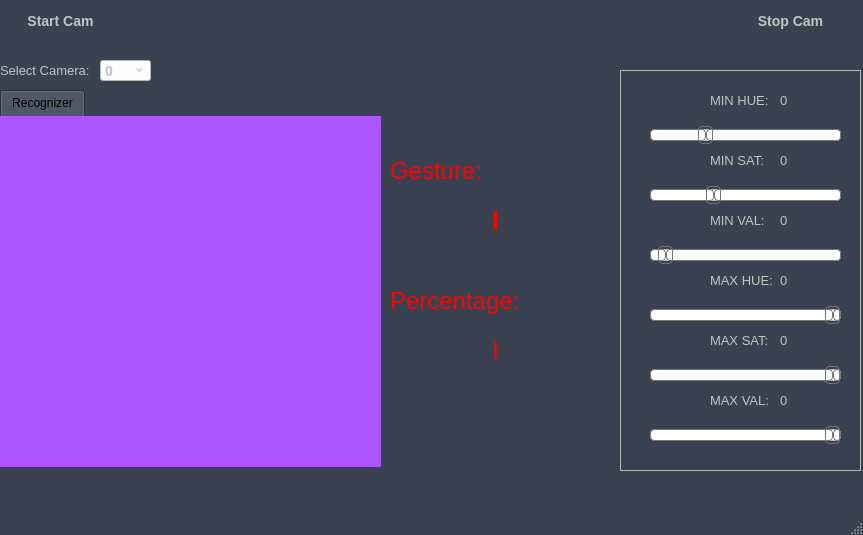
<?xml version="1.0" encoding="UTF-8"?>
<ui version="4.0">
 <class>MainWindow</class>
 <widget class="QMainWindow" name="MainWindow">
  <property name="geometry">
   <rect>
    <x>0</x>
    <y>0</y>
    <width>863</width>
    <height>535</height>
   </rect>
  </property>
  <property name="windowTitle">
   <string>MainWindow</string>
  </property>
  <property name="styleSheet">
   <string notr="true">QMainWindow{
background-color:#3A4151;
}
QPushButton{
background-color:#3A4151;
color:#C3C3C3;
font-size:14px;
font-weight:bold;
border:none;
}
QPushButton:hover{
background-color:#007D9D;
}
QComboBox{
background-color:#3A4151;
color:#C3C3C3;
font-size:14px;
font-weight:bold;

}
QLabel{
color:#C3C3C3;
}
QSlider::groove:horizontal {
border: 1px solid #bbb;
background: white;
height: 10px;
border-radius: 4px;
}

QSlider::sub-page:horizontal {
background: qlineargradient(x1: 0, y1: 0,    x2: 0, y2: 1,
    stop: 0 #66e, stop: 1 #bbf);
background: qlineargradient(x1: 0, y1: 0.2, x2: 1, y2: 1,
    stop: 0 #bbf, stop: 1 #55f);
border: 1px solid #777;
height: 10px;
border-radius: 4px;
}

QSlider::add-page:horizontal {
background: #fff;
border: 1px solid #777;
height: 10px;
border-radius: 4px;
}

QSlider::handle:horizontal {
background: qlineargradient(x1:0, y1:0, x2:1, y2:1,
    stop:0 #eee, stop:1 #ccc);
border: 1px solid #777;
width: 13px;
margin-top: -4px;
margin-bottom: -4px;
border-radius: 4px;
}

QSlider::handle:horizontal:hover {
background:#007D9D;
border: 1px solid #444;
border-radius: 4px;
}

QSlider::sub-page:horizontal:disabled {
background: #bbb;
border-color: #999;
}

QSlider::add-page:horizontal:disabled {
background: #eee;
border-color: #999;
}

QSlider::handle:horizontal:disabled {
background: #eee;
border: 1px solid #aaa;
border-radius: 4px;
}</string>
  </property>
  <widget class="QWidget" name="centralwidget">
   <widget class="QLabel" name="label_2">
    <property name="geometry">
     <rect>
      <x>0</x>
      <y>60</y>
      <width>91</width>
      <height>21</height>
     </rect>
    </property>
    <property name="styleSheet">
     <string notr="true"/>
    </property>
    <property name="text">
     <string>&lt;html&gt;&lt;head/&gt;&lt;body&gt;&lt;p&gt;&lt;span style=&quot; font-size:10pt;&quot;&gt;Select Camera:&lt;/span&gt;&lt;/p&gt;&lt;/body&gt;&lt;/html&gt;</string>
    </property>
   </widget>
   <widget class="QPushButton" name="stopCam">
    <property name="geometry">
     <rect>
      <x>720</x>
      <y>0</y>
      <width>141</width>
      <height>41</height>
     </rect>
    </property>
    <property name="styleSheet">
     <string notr="true"/>
    </property>
    <property name="text">
     <string>Stop Cam</string>
    </property>
   </widget>
   <widget class="QFrame" name="frame_3">
    <property name="geometry">
     <rect>
      <x>620</x>
      <y>70</y>
      <width>241</width>
      <height>401</height>
     </rect>
    </property>
    <property name="frameShape">
     <enum>QFrame::StyledPanel</enum>
    </property>
    <property name="frameShadow">
     <enum>QFrame::Raised</enum>
    </property>
    <widget class="QSlider" name="maxV">
     <property name="geometry">
      <rect>
       <x>30</x>
       <y>350</y>
       <width>191</width>
       <height>31</height>
      </rect>
     </property>
     <property name="styleSheet">
      <string notr="true"/>
     </property>
     <property name="maximum">
      <number>255</number>
     </property>
     <property name="value">
      <number>255</number>
     </property>
     <property name="orientation">
      <enum>Qt::Horizontal</enum>
     </property>
    </widget>
    <widget class="QSlider" name="minS">
     <property name="geometry">
      <rect>
       <x>30</x>
       <y>110</y>
       <width>191</width>
       <height>31</height>
      </rect>
     </property>
     <property name="styleSheet">
      <string notr="true"/>
     </property>
     <property name="maximum">
      <number>255</number>
     </property>
     <property name="value">
      <number>80</number>
     </property>
     <property name="orientation">
      <enum>Qt::Horizontal</enum>
     </property>
    </widget>
    <widget class="QLabel" name="minsv">
     <property name="geometry">
      <rect>
       <x>160</x>
       <y>80</y>
       <width>31</width>
       <height>21</height>
      </rect>
     </property>
     <property name="styleSheet">
      <string notr="true"/>
     </property>
     <property name="text">
      <string>&lt;html&gt;&lt;head/&gt;&lt;body&gt;&lt;p&gt;&lt;span style=&quot; font-size:10pt;&quot;&gt;0&lt;/span&gt;&lt;/p&gt;&lt;/body&gt;&lt;/html&gt;</string>
     </property>
    </widget>
    <widget class="QLabel" name="label_8">
     <property name="geometry">
      <rect>
       <x>90</x>
       <y>200</y>
       <width>71</width>
       <height>21</height>
      </rect>
     </property>
     <property name="styleSheet">
      <string notr="true"/>
     </property>
     <property name="text">
      <string>&lt;html&gt;&lt;head/&gt;&lt;body&gt;&lt;p&gt;&lt;span style=&quot; font-size:10pt;&quot;&gt;MAX HUE: &lt;/span&gt;&lt;/p&gt;&lt;/body&gt;&lt;/html&gt;</string>
     </property>
    </widget>
    <widget class="QLabel" name="label_10">
     <property name="geometry">
      <rect>
       <x>90</x>
       <y>260</y>
       <width>71</width>
       <height>21</height>
      </rect>
     </property>
     <property name="styleSheet">
      <string notr="true"/>
     </property>
     <property name="text">
      <string>&lt;html&gt;&lt;head/&gt;&lt;body&gt;&lt;p&gt;&lt;span style=&quot; font-size:10pt;&quot;&gt;MAX SAT:&lt;/span&gt;&lt;/p&gt;&lt;/body&gt;&lt;/html&gt;</string>
     </property>
    </widget>
    <widget class="QLabel" name="label">
     <property name="geometry">
      <rect>
       <x>90</x>
       <y>20</y>
       <width>71</width>
       <height>21</height>
      </rect>
     </property>
     <property name="styleSheet">
      <string notr="true"/>
     </property>
     <property name="text">
      <string>&lt;html&gt;&lt;head/&gt;&lt;body&gt;&lt;p&gt;&lt;span style=&quot; font-size:10pt;&quot;&gt;MIN HUE:&lt;/span&gt;&lt;/p&gt;&lt;/body&gt;&lt;/html&gt;</string>
     </property>
    </widget>
    <widget class="QSlider" name="minV">
     <property name="geometry">
      <rect>
       <x>30</x>
       <y>170</y>
       <width>191</width>
       <height>31</height>
      </rect>
     </property>
     <property name="styleSheet">
      <string notr="true"/>
     </property>
     <property name="maximum">
      <number>255</number>
     </property>
     <property name="value">
      <number>10</number>
     </property>
     <property name="orientation">
      <enum>Qt::Horizontal</enum>
     </property>
    </widget>
    <widget class="QLabel" name="label_12">
     <property name="geometry">
      <rect>
       <x>90</x>
       <y>320</y>
       <width>71</width>
       <height>21</height>
      </rect>
     </property>
     <property name="styleSheet">
      <string notr="true"/>
     </property>
     <property name="text">
      <string>&lt;html&gt;&lt;head/&gt;&lt;body&gt;&lt;p&gt;&lt;span style=&quot; font-size:10pt;&quot;&gt;MAX VAL:&lt;/span&gt;&lt;/p&gt;&lt;/body&gt;&lt;/html&gt;</string>
     </property>
    </widget>
    <widget class="QLabel" name="maxvv">
     <property name="geometry">
      <rect>
       <x>160</x>
       <y>320</y>
       <width>31</width>
       <height>21</height>
      </rect>
     </property>
     <property name="styleSheet">
      <string notr="true"/>
     </property>
     <property name="text">
      <string>&lt;html&gt;&lt;head/&gt;&lt;body&gt;&lt;p&gt;&lt;span style=&quot; font-size:10pt;&quot;&gt;0&lt;/span&gt;&lt;/p&gt;&lt;/body&gt;&lt;/html&gt;</string>
     </property>
    </widget>
    <widget class="QLabel" name="maxhv">
     <property name="geometry">
      <rect>
       <x>160</x>
       <y>200</y>
       <width>31</width>
       <height>21</height>
      </rect>
     </property>
     <property name="styleSheet">
      <string notr="true"/>
     </property>
     <property name="text">
      <string>&lt;html&gt;&lt;head/&gt;&lt;body&gt;&lt;p&gt;&lt;span style=&quot; font-size:10pt;&quot;&gt;0&lt;/span&gt;&lt;/p&gt;&lt;/body&gt;&lt;/html&gt;</string>
     </property>
    </widget>
    <widget class="QLabel" name="minvv">
     <property name="geometry">
      <rect>
       <x>160</x>
       <y>140</y>
       <width>31</width>
       <height>21</height>
      </rect>
     </property>
     <property name="styleSheet">
      <string notr="true"/>
     </property>
     <property name="text">
      <string>&lt;html&gt;&lt;head/&gt;&lt;body&gt;&lt;p&gt;&lt;span style=&quot; font-size:10pt;&quot;&gt;0&lt;/span&gt;&lt;/p&gt;&lt;/body&gt;&lt;/html&gt;</string>
     </property>
    </widget>
    <widget class="QLabel" name="label_6">
     <property name="geometry">
      <rect>
       <x>90</x>
       <y>140</y>
       <width>71</width>
       <height>21</height>
      </rect>
     </property>
     <property name="styleSheet">
      <string notr="true"/>
     </property>
     <property name="text">
      <string>&lt;html&gt;&lt;head/&gt;&lt;body&gt;&lt;p&gt;&lt;span style=&quot; font-size:10pt;&quot;&gt;MIN VAL:&lt;/span&gt;&lt;/p&gt;&lt;/body&gt;&lt;/html&gt;</string>
     </property>
    </widget>
    <widget class="QSlider" name="maxS">
     <property name="geometry">
      <rect>
       <x>30</x>
       <y>290</y>
       <width>191</width>
       <height>31</height>
      </rect>
     </property>
     <property name="styleSheet">
      <string notr="true"/>
     </property>
     <property name="maximum">
      <number>255</number>
     </property>
     <property name="value">
      <number>255</number>
     </property>
     <property name="orientation">
      <enum>Qt::Horizontal</enum>
     </property>
    </widget>
    <widget class="QLabel" name="minhv">
     <property name="geometry">
      <rect>
       <x>160</x>
       <y>20</y>
       <width>31</width>
       <height>21</height>
      </rect>
     </property>
     <property name="styleSheet">
      <string notr="true"/>
     </property>
     <property name="text">
      <string>&lt;html&gt;&lt;head/&gt;&lt;body&gt;&lt;p&gt;&lt;span style=&quot; font-size:10pt;&quot;&gt;0&lt;/span&gt;&lt;/p&gt;&lt;/body&gt;&lt;/html&gt;</string>
     </property>
    </widget>
    <widget class="QSlider" name="maxH">
     <property name="geometry">
      <rect>
       <x>30</x>
       <y>230</y>
       <width>191</width>
       <height>31</height>
      </rect>
     </property>
     <property name="styleSheet">
      <string notr="true"/>
     </property>
     <property name="maximum">
      <number>255</number>
     </property>
     <property name="value">
      <number>255</number>
     </property>
     <property name="orientation">
      <enum>Qt::Horizontal</enum>
     </property>
    </widget>
    <widget class="QLabel" name="maxsv">
     <property name="geometry">
      <rect>
       <x>160</x>
       <y>260</y>
       <width>31</width>
       <height>21</height>
      </rect>
     </property>
     <property name="styleSheet">
      <string notr="true"/>
     </property>
     <property name="text">
      <string>&lt;html&gt;&lt;head/&gt;&lt;body&gt;&lt;p&gt;&lt;span style=&quot; font-size:10pt;&quot;&gt;0&lt;/span&gt;&lt;/p&gt;&lt;/body&gt;&lt;/html&gt;</string>
     </property>
    </widget>
    <widget class="QSlider" name="minH">
     <property name="geometry">
      <rect>
       <x>30</x>
       <y>50</y>
       <width>191</width>
       <height>31</height>
      </rect>
     </property>
     <property name="styleSheet">
      <string notr="true"/>
     </property>
     <property name="maximum">
      <number>255</number>
     </property>
     <property name="value">
      <number>69</number>
     </property>
     <property name="sliderPosition">
      <number>69</number>
     </property>
     <property name="orientation">
      <enum>Qt::Horizontal</enum>
     </property>
    </widget>
    <widget class="QLabel" name="label_4">
     <property name="geometry">
      <rect>
       <x>90</x>
       <y>80</y>
       <width>71</width>
       <height>21</height>
      </rect>
     </property>
     <property name="styleSheet">
      <string notr="true"/>
     </property>
     <property name="text">
      <string>&lt;html&gt;&lt;head/&gt;&lt;body&gt;&lt;p&gt;&lt;span style=&quot; font-size:10pt;&quot;&gt;MIN SAT:&lt;/span&gt;&lt;/p&gt;&lt;/body&gt;&lt;/html&gt;</string>
     </property>
    </widget>
   </widget>
   <widget class="QComboBox" name="slctCam">
    <property name="geometry">
     <rect>
      <x>100</x>
      <y>60</y>
      <width>51</width>
      <height>21</height>
     </rect>
    </property>
    <property name="styleSheet">
     <string notr="true">background-color: rgb(255, 255, 255);</string>
    </property>
    <item>
     <property name="text">
      <string>0</string>
     </property>
    </item>
    <item>
     <property name="text">
      <string>1</string>
     </property>
    </item>
   </widget>
   <widget class="QPushButton" name="startCam">
    <property name="geometry">
     <rect>
      <x>-10</x>
      <y>0</y>
      <width>141</width>
      <height>41</height>
     </rect>
    </property>
    <property name="toolTip">
     <string>&lt;html&gt;&lt;head/&gt;&lt;body&gt;&lt;p&gt;Start the camera&lt;/p&gt;&lt;/body&gt;&lt;/html&gt;</string>
    </property>
    <property name="styleSheet">
     <string notr="true"/>
    </property>
    <property name="text">
     <string>Start Cam</string>
    </property>
   </widget>
   <widget class="QTabWidget" name="tabWidget">
    <property name="geometry">
     <rect>
      <x>0</x>
      <y>90</y>
      <width>611</width>
      <height>411</height>
     </rect>
    </property>
    <property name="styleSheet">
     <string notr="true">background-color:#3A4151;
border:none;
</string>
    </property>
    <property name="currentIndex">
     <number>0</number>
    </property>
    <widget class="QWidget" name="tab">
     <attribute name="title">
      <string>Recognizer</string>
     </attribute>
     <widget class="QLabel" name="imgRec">
      <property name="geometry">
       <rect>
        <x>0</x>
        <y>0</y>
        <width>381</width>
        <height>351</height>
       </rect>
      </property>
      <property name="styleSheet">
       <string notr="true">background-color: rgb(170, 85, 255);</string>
      </property>
      <property name="text">
       <string/>
      </property>
     </widget>
     <widget class="QLabel" name="label_5">
      <property name="geometry">
       <rect>
        <x>390</x>
        <y>40</y>
        <width>131</width>
        <height>31</height>
       </rect>
      </property>
      <property name="styleSheet">
       <string notr="true">color: rgb(255, 0, 0);</string>
      </property>
      <property name="text">
       <string>&lt;html&gt;&lt;head/&gt;&lt;body&gt;&lt;p&gt;&lt;span style=&quot; font-size:18pt;&quot;&gt;Gesture:&lt;/span&gt;&lt;/p&gt;&lt;/body&gt;&lt;/html&gt;</string>
      </property>
     </widget>
     <widget class="QLabel" name="gestName">
      <property name="geometry">
       <rect>
        <x>390</x>
        <y>90</y>
        <width>211</width>
        <height>31</height>
       </rect>
      </property>
      <property name="font">
       <font>
        <pointsize>20</pointsize>
        <weight>75</weight>
        <bold>true</bold>
       </font>
      </property>
      <property name="styleSheet">
       <string notr="true">color: rgb(255, 0, 0);
font-size:40%;</string>
      </property>
      <property name="text">
       <string>&lt;html&gt;&lt;head/&gt;&lt;body&gt;&lt;p align=&quot;center&quot;&gt;&lt;span style=&quot; font-size:18pt;&quot;&gt;l&lt;/span&gt;&lt;/p&gt;&lt;/body&gt;&lt;/html&gt;</string>
      </property>
     </widget>
     <widget class="QLabel" name="label_9">
      <property name="geometry">
       <rect>
        <x>390</x>
        <y>170</y>
        <width>211</width>
        <height>31</height>
       </rect>
      </property>
      <property name="styleSheet">
       <string notr="true">color: rgb(255, 0, 0);</string>
      </property>
      <property name="text">
       <string>&lt;html&gt;&lt;head/&gt;&lt;body&gt;&lt;p&gt;&lt;span style=&quot; font-size:18pt;&quot;&gt;Percentage:&lt;/span&gt;&lt;/p&gt;&lt;/body&gt;&lt;/html&gt;</string>
      </property>
     </widget>
     <widget class="QLabel" name="gestPerc">
      <property name="geometry">
       <rect>
        <x>390</x>
        <y>220</y>
        <width>211</width>
        <height>31</height>
       </rect>
      </property>
      <property name="font">
       <font>
        <pointsize>-1</pointsize>
       </font>
      </property>
      <property name="styleSheet">
       <string notr="true">color: rgb(255, 0, 0);
font-size:20px;</string>
      </property>
      <property name="text">
       <string>&lt;html&gt;&lt;head/&gt;&lt;body&gt;&lt;p align=&quot;center&quot;&gt;&lt;span style=&quot; font-size:18pt;&quot;&gt;l&lt;/span&gt;&lt;/p&gt;&lt;/body&gt;&lt;/html&gt;</string>
      </property>
     </widget>
    </widget>
   </widget>
  </widget>
  <widget class="QMenuBar" name="menubar">
   <property name="geometry">
    <rect>
     <x>0</x>
     <y>0</y>
     <width>863</width>
     <height>22</height>
    </rect>
   </property>
  </widget>
  <widget class="QStatusBar" name="statusbar"/>
 </widget>
 <resources/>
 <connections/>
</ui>
